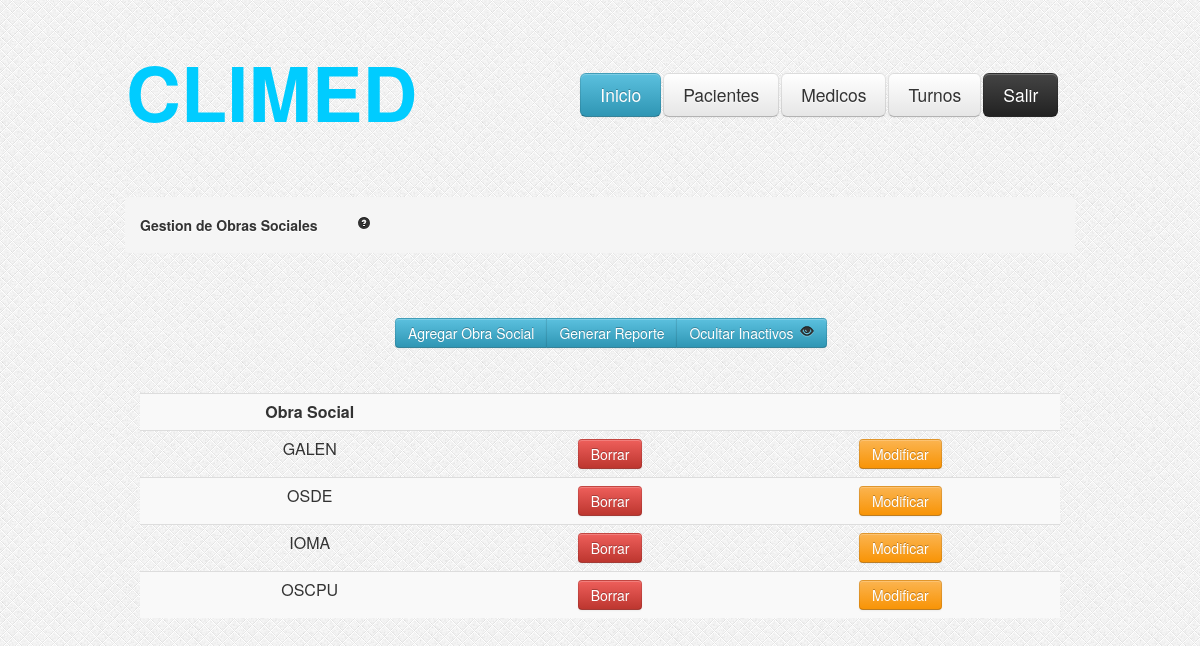
Before: /GestionObras.php?ojito=0 with the older database file.
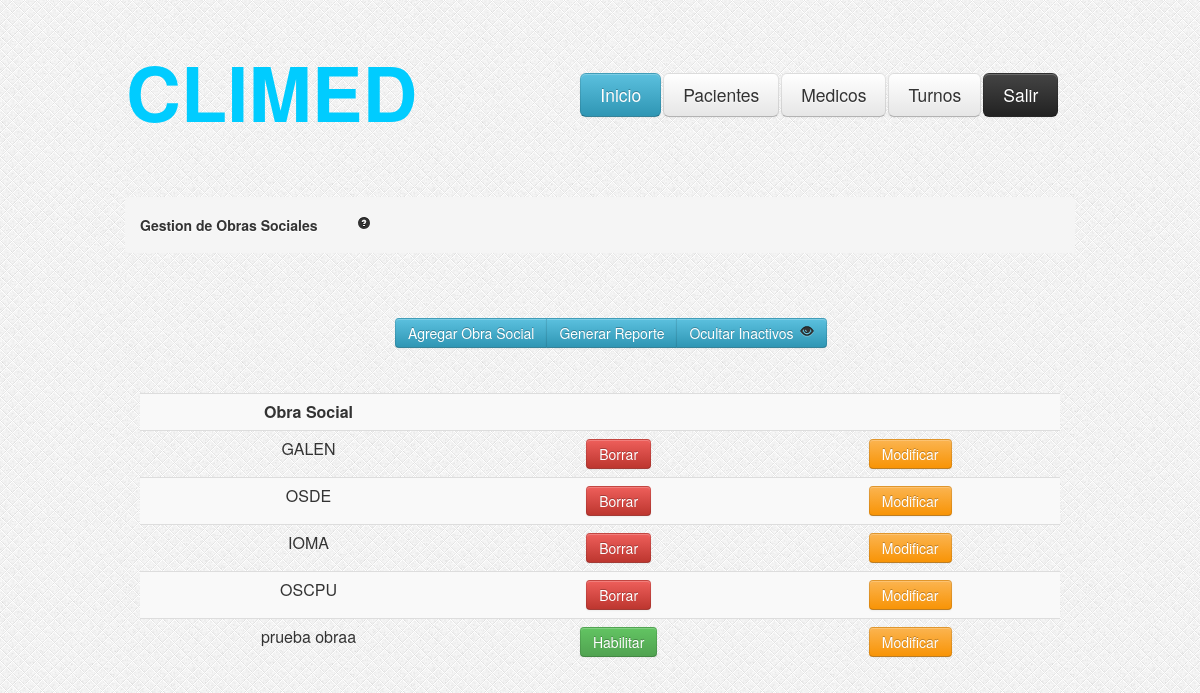
After: the same page with the newer database file.
### tables this page shows
CREATE TABLE IF NOT EXISTS `obrasociales` (
  `idobra` int(11) NOT NULL AUTO_INCREMENT,
  `nombre` varchar(200) NOT NULL,
  `activo` tinyint(1) NOT NULL DEFAULT '1',
  PRIMARY KEY (`idobra`)
);

### GestionObras.php (the view, shortened to what this page needs)
<?php
	if (!isset($_GET['ojito'])) {
		$ojito=1;
	}else{
		$ojito=$_GET['ojito'];
	}
	$consulta = "SELECT idobra,nombre,activo FROM obrasociales where activo = ".$ojito." OR 0 = ".$ojito." ";
    $resultado = mysql_query($consulta);
?>
<html>
<head>
<link rel="stylesheet" type="text/css" href="css/estilo.css"/>
<link rel="stylesheet" type="text/css" href="css/bootstrap.css"/>
<link rel="stylesheet" type="text/css" href="css/bootstrap-responsive.css"/>
</head>
<body style="background-image:url('images/bg.png')">
	<?php include_once('header.php'); ?>
	<div class="encapsulador">
		<div class="contenedor">
			<ul class="breadcrumb">
				<li>
					<h5>Gestion de Obras Sociales<a href="#" style="margin-left: 40px;"><i class="icon-question-sign"></i></a></h5>
				</li>
			</ul>
			<div class="btn-group" style="margin-top: 45px; margin-left: 270;">
			        <button class="btn btn-info" type="button" onclick="location.href='AltaObras.php'">Agregar Obra Social</button>
                    <button class="btn btn-info" type="button">Generar Reporte</button>
				    <button class="btn btn-info" type="button"
					<?php	if($ojito == 1){ ?>
								onclick="location.href='GestionObras.php?ojito=0'"> Mostrar Inactivos <i class="icon-eye-close" style="margin-left: 3px;"></i>
					<?php	} else { ?>
								onclick="location.href='GestionObras.php?ojito=1'"> Ocultar Inactivos <i class="icon-eye-open" style="margin-left: 3px;"></i>
					<?php	} ?>
					</button>
			</div>
		</div>
		<div id="tabla-gestion-obrasociales">
				<table class="table table-striped">
					<tr>
						<td><b>Obra Social</b> </td>
						<td></td>
						<td></td>
					</tr>
					<?php
				while ($valor = mysql_fetch_array($resultado))
				{
				?>
					<tr>
						<td><?php echo $valor["nombre"]; ?></td>
						<?php
								$idobra = $valor["idobra"];
								if( $valor["activo"] == 1 ){
						?>
									<td><a data-toggle="modal" role="button" href="#borrar<?php echo $idobra; ?>" class="btn btn-danger">Borrar</a></td>
						<?php	}else{ ?>
									<td><button class="btn btn-success" type="button" onclick="location.href='HabilitarObra.php?idobra=<?php echo $idobra; ?> '">Habilitar</button></td>
						<?php	}  	?>
						<td><button class="btn btn-warning" onclick="location.href='ObraSocial.php?idobra=<?php echo $valor["idobra"]; ?>'" type="button">Modificar</button> </td>
					</tr>
				<?php
				}
				?>
				</table>
		</div>
	</div>
</body>
</html>

Changed rows visible on the page:
added obrasociales: nombre "prueba obraa"
